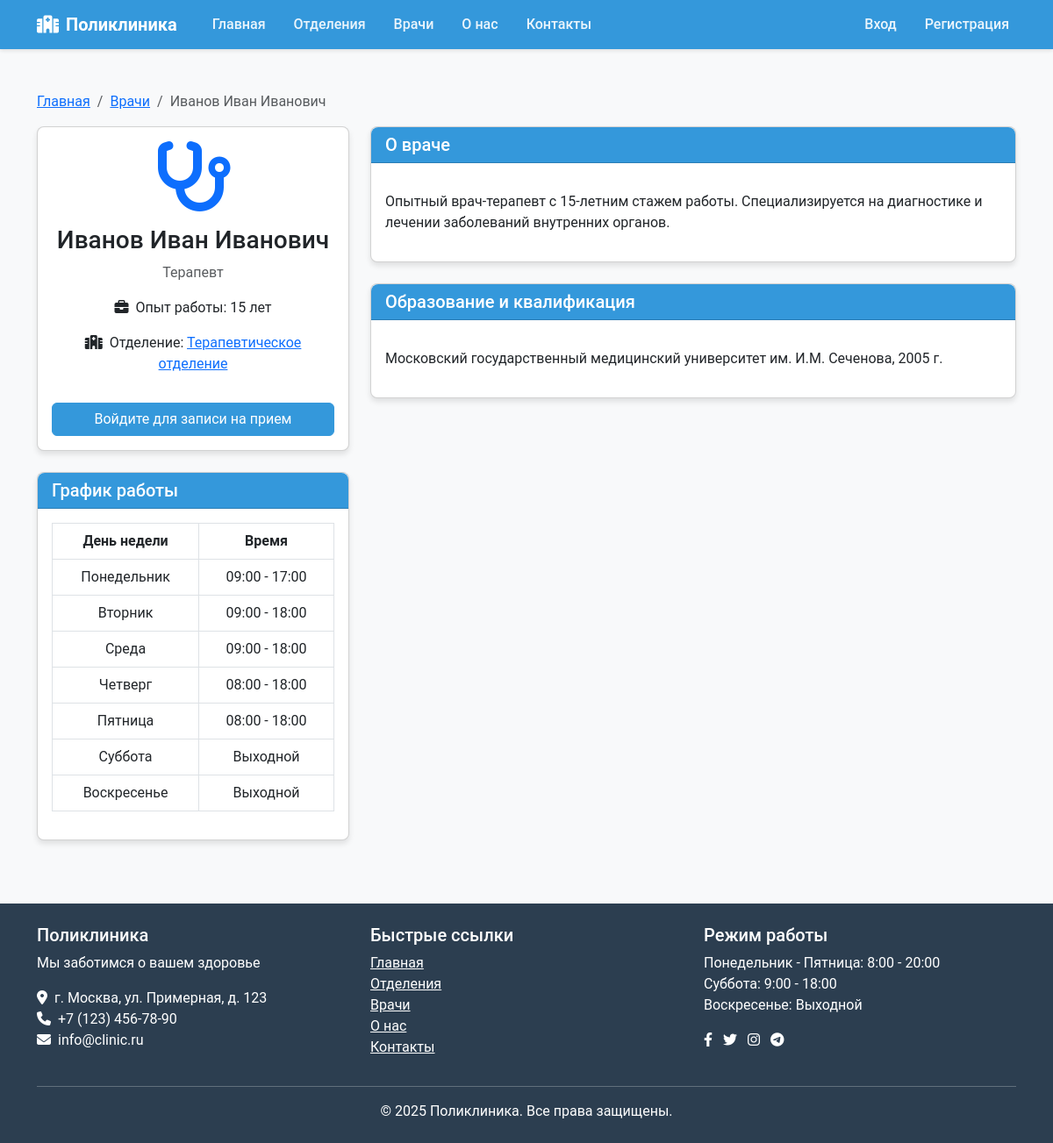
The page /doctors/1/ on the database its author committed.
### medical/models.py (models this page shows, shortened)
class Doctor(models.Model):
    user = models.OneToOneField(User, on_delete=models.CASCADE, related_name='doctor_profile', null=True, blank=True)
    last_name = models.CharField(_('Фамилия'), max_length=100)
    first_name = models.CharField(_('Имя'), max_length=100)
    middle_name = models.CharField(_('Отчество'), max_length=100, blank=True, null=True)
    specialization = models.CharField(_('Специализация'), max_length=100)
    experience = models.PositiveIntegerField(_('Опыт работы (лет)'))
    department = models.ForeignKey(Department, on_delete=models.CASCADE, related_name='doctors', verbose_name=_('Отделение'))
    photo = models.ImageField(_('Фото'), upload_to='doctors/', blank=True, null=True)
    bio = models.TextField(_('Биография'), blank=True, null=True)
    education = models.TextField(_('Образование'), blank=True, null=True)
    class Meta:
        verbose_name = _('Врач')
        verbose_name_plural = _('Врачи')
        ordering = ['last_name', 'first_name']
    @property
    def full_name(self):
        if self.middle_name:
            return f"{self.last_name} {self.first_name} {self.middle_name}"
        return f"{self.last_name} {self.first_name}"

class Department(models.Model):
    name = models.CharField(_('Название'), max_length=100)
    description = models.TextField(_('Описание'))
    phone = models.CharField(_('Телефон'), max_length=20)
    email = models.EmailField(_('Email'), blank=True, null=True)
    floor = models.PositiveSmallIntegerField(_('Этаж'), blank=True, null=True)
    room_number = models.CharField(_('Номер кабинета'), max_length=10, blank=True, null=True)
    class Meta:
        verbose_name = _('Отделение')
        verbose_name_plural = _('Отделения')
        ordering = ['name']

class Schedule(models.Model):
    doctor = models.ForeignKey(Doctor, on_delete=models.CASCADE, related_name='schedules', verbose_name=_('Врач'))
    day_of_week = models.PositiveSmallIntegerField(_('День недели'), choices=(
        (1, 'Понедельник'),
        (2, 'Вторник'),
        (3, 'Среда'),
        (4, 'Четверг'),
        (5, 'Пятница'),
        (6, 'Суббота'),
        (7, 'Воскресенье'),
    ))
    start_time = models.TimeField(_('Время начала'))
    end_time = models.TimeField(_('Время окончания'))
    is_working_day = models.BooleanField(_('Рабочий день'), default=True)
    class Meta:
        verbose_name = _('График работы')
        verbose_name_plural = _('Графики работы')
        ordering = ['doctor', 'day_of_week', 'start_time']
        unique_together = ['doctor', 'day_of_week']

### medical/views.py (the view, shortened to what this page needs)
# urls.py: path('doctors/<int:pk>/', views.DoctorDetailView.as_view(), name='doctor_detail'),
class DoctorDetailView(DetailView):
    model = Doctor
    template_name = 'medical/doctor_detail.html'
    context_object_name = 'doctor'
    def get_context_data(self, **kwargs):
        context = super().get_context_data(**kwargs)
        context['title'] = self.object.full_name
        context['schedules'] = self.object.schedules.all().order_by('day_of_week')
        return context

### templates/medical/doctor_detail.html (shortened to what this page needs)
{% extends 'medical/base.html' %}
{% block content %}
<div class="container py-5">
    <nav aria-label="breadcrumb">
        <ol class="breadcrumb">
            <li class="breadcrumb-item"><a href="{% url 'home' %}">Главная</a></li>
            <li class="breadcrumb-item"><a href="{% url 'doctor_list' %}">Врачи</a></li>
            <li class="breadcrumb-item active" aria-current="page">{{ doctor.full_name }}</li>
        </ol>
    </nav>
    <div class="row">
        <div class="col-md-4">
            <div class="card mb-4">
                <div class="card-body text-center">
                    {% if doctor.specialization == 'Терапевт' %}
                        <i class="fas fa-stethoscope fa-5x text-primary mb-3"></i>
                    {% elif doctor.specialization == 'Кардиолог' %}
                        <i class="fas fa-heartbeat fa-5x text-primary mb-3"></i>
                    {% elif doctor.specialization == 'Невролог' %}
                        <i class="fas fa-brain fa-5x text-primary mb-3"></i>
                    {% elif doctor.specialization == 'Хирург' %}
                        <i class="fas fa-procedures fa-5x text-primary mb-3"></i>
                    {% elif doctor.specialization == 'Педиатр' %}
                        <i class="fas fa-baby fa-5x text-primary mb-3"></i>
                    {% elif doctor.specialization == 'Психотерапевт' %}
                        <i class="fas fa-comments fa-5x text-primary mb-3"></i>
                    {% elif doctor.specialization == 'Инфекционист' %}
                        <i class="fas fa-virus fa-5x text-primary mb-3"></i>
                    {% elif doctor.specialization == 'Стоматолог' %}
                        <i class="fas fa-tooth fa-5x text-primary mb-3"></i>
                    {% elif doctor.specialization == 'Венеролог' %}
                        <i class="fas fa-microscope fa-5x text-primary mb-3"></i>
                    {% else %}
                        <i class="fas fa-user-md fa-5x text-primary mb-3"></i>
                    {% endif %}
                    <h3>{{ doctor.full_name }}</h3>
                    <p class="text-muted">{{ doctor.specialization }}</p>
                    <p><i class="fas fa-briefcase me-2"></i>Опыт работы: {{ doctor.experience }} лет</p>
                    <p><i class="fas fa-hospital me-2"></i>Отделение: <a href="{% url 'department_detail' doctor.department.pk %}">{{ doctor.department.name }}</a></p>
                    {% if user.is_authenticated and patient %}
                        <button id="showAppointmentForm" class="btn btn-primary w-100 mt-3">Записаться на прием</button>
                    {% elif user.is_authenticated %}
                        <a href="{% url 'patient_profile_create' %}" class="btn btn-primary w-100 mt-3">Заполните профиль для записи</a>
                    {% else %}
                        <a href="{% url 'login' %}" class="btn btn-primary w-100 mt-3">Войдите для записи на прием</a>
                    {% endif %}
                </div>
            </div>
            {% if schedules %}
                <div class="card mb-4">
                    <div class="card-header">
                        <h5 class="mb-0">График работы</h5>
                    </div>
                    <div class="card-body">
                        <div class="table-responsive">
                            <table class="table table-bordered schedule-table">
                                <thead>
                                    <tr>
                                        <th>День недели</th>
                                        <th>Время</th>
                                    </tr>
                                </thead>
                                <tbody>
                                    {% for schedule in schedules %}
                                        <tr class="{% if schedule.is_working_day %}schedule-working{% else %}schedule-non-working{% endif %}">
                                            <td>{{ schedule.get_day_of_week_display }}</td>
                                            <td>
                                                {% if schedule.is_working_day %}
                                                    {{ schedule.start_time|time:"H:i" }} - {{ schedule.end_time|time:"H:i" }}
                                                {% else %}
                                                    Выходной
                                                {% endif %}
                                            </td>
                                        </tr>
                                    {% endfor %}
                                </tbody>
                            </table>
                        </div>
                    </div>
                </div>
            {% endif %}
        </div>
        <div class="col-md-8">
            <div class="card mb-4">
                <div class="card-header">
                    <h5 class="mb-0">О враче</h5>
                </div>
                <div class="card-body">
                    {% if doctor.bio %}
                        <p>{{ doctor.bio|linebreaks }}</p>
                    {% else %}
                        <p>Информация о враче не предоставлена.</p>
                    {% endif %}
                </div>
            </div>
            {% if doctor.education %}
                <div class="card mb-4">
                    <div class="card-header">
                        <h5 class="mb-0">Образование и квалификация</h5>
                    </div>
                    <div class="card-body">
                        <p>{{ doctor.education|linebreaks }}</p>
                    </div>
                </div>
            {% endif %}
        </div>
    </div>
</div>
{% endblock %}

### templates/medical/base.html (style rules this page uses)
:root { --primary-color: #3498db; --secondary-color: #2c3e50; --accent-color: #e74c3c; --light-color: #ecf0f1; --dark-color: #2c3e50; }
body { font-family: 'Roboto', sans-serif; background-color: #f8f9fa; color: #333; min-height: 100vh; display: flex; flex-direction: column; }
.btn-primary { background-color: var(--primary-color); border-color: var(--primary-color); }
.card { border-radius: 8px; box-shadow: 0 4px 6px rgba(0, 0, 0, 0.1); transition: transform 0.3s; margin-bottom: 20px; }
.card-header { background-color: var(--primary-color); color: white; border-radius: 8px 8px 0 0 !important; }

### templates/medical/doctor_detail.html (style rules this page uses)
.schedule-table th, .schedule-table td { text-align: center; vertical-align: middle; }
.schedule-working { background-color: rgba(52, 152, 219, 0.1); }
.schedule-non-working { background-color: rgba(231, 76, 60, 0.1); }

### rows shown on the page
Doctor: full_name "Иванов Иван Иванович", specialization "Терапевт", experience "15", department.name "Терапевтическое отделение", bio "Опытный врач-терапевт с 15-летним стажем работы. Специализируется на диагностике и лечении заболеваний внутренних органов.", education "Московский государственный медицинский университет им. И.М. Сеченова, 2005 г."
Schedule: day_of_week "Понедельник", start_time "09:00", end_time "17:00"
Schedule: day_of_week "Вторник", start_time "09:00", end_time "18:00"
Schedule: day_of_week "Среда", start_time "09:00", end_time "18:00"
Schedule: day_of_week "Четверг", start_time "08:00", end_time "18:00"
Schedule: day_of_week "Пятница", start_time "08:00", end_time "18:00"
Schedule: day_of_week "Суббота", is_working_day "Выходной"
Schedule: day_of_week "Воскресенье", is_working_day "Выходной"
